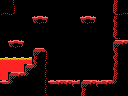

This game map was drawn from its Tiled (.tmx) file and the tilesets committed beside it. A one-line description and the full map source follow:
An orthogonal 16x12 tile map with 8x8 px tiles, 1 tile layer (Tile Layer 1) and 7 objects (item, big-item, breakable-right, door-right, 4x4-item, ...).

<map version="1.0" orientation="orthogonal" renderorder="right-down" width="16" height="12" tilewidth="8" tileheight="8" nextobjectid="14">
 <properties>
  <property name="left" value="lava" />
  <property name="up" value="hole" />
 </properties>
 <tileset firstgid="1" name="tiles" tilewidth="8" tileheight="8" tilecount="256" columns="16">
  <image source="tiles.png" width="128" height="128" />
 </tileset>
 <layer name="Tile Layer 1" width="16" height="12">
  <data encoding="csv">
118,126,1,1,1,1,1,1,1,1,1,1,1,1,123,118,
254,144,1,1,1,1,1,1,1,1,1,1,1,1,145,254,
1,1,1,1,152,156,1,1,1,1,152,156,1,1,251,118,
1,1,1,1,1,1,1,1,1,1,1,1,1,1,251,118,
1,1,1,1,1,1,1,1,1,1,1,1,1,1,145,118,
1,152,156,1,1,1,1,1,1,1,1,1,1,1,117,119,
1,1,1,1,117,121,1,1,1,1,1,1,1,1,124,118,
101,101,101,101,251,127,1,1,1,1,1,1,1,1,124,118,
113,113,113,117,143,126,1,1,1,1,1,1,1,1,251,118,
113,117,119,143,118,126,1,1,1,1,1,1,1,1,123,118,
120,143,118,118,118,126,120,119,119,247,117,119,247,119,143,118,
118,118,118,118,118,126,118,118,118,118,123,118,118,118,118,118
</data>
 </layer>
 <objectgroup name="objects">
  <object id="1" type="item" x="8" y="24" width="16" height="16" />
  <object id="2" type="big-item" x="80" y="56" width="32" height="24" />
  <object id="3" type="breakable-right" x="112" y="16" width="16" height="24" />
  <object id="7" type="door-right" x="112" y="16" width="16" height="24" />
  <object id="11" type="4x4-item" x="80" y="48" width="32" height="32" />
  <object id="12" type="breakable-down" x="48" y="80" width="32" height="16" />
  <object id="13" type="door-down" x="48" y="80" width="32" height="16" />
 </objectgroup>
</map>
